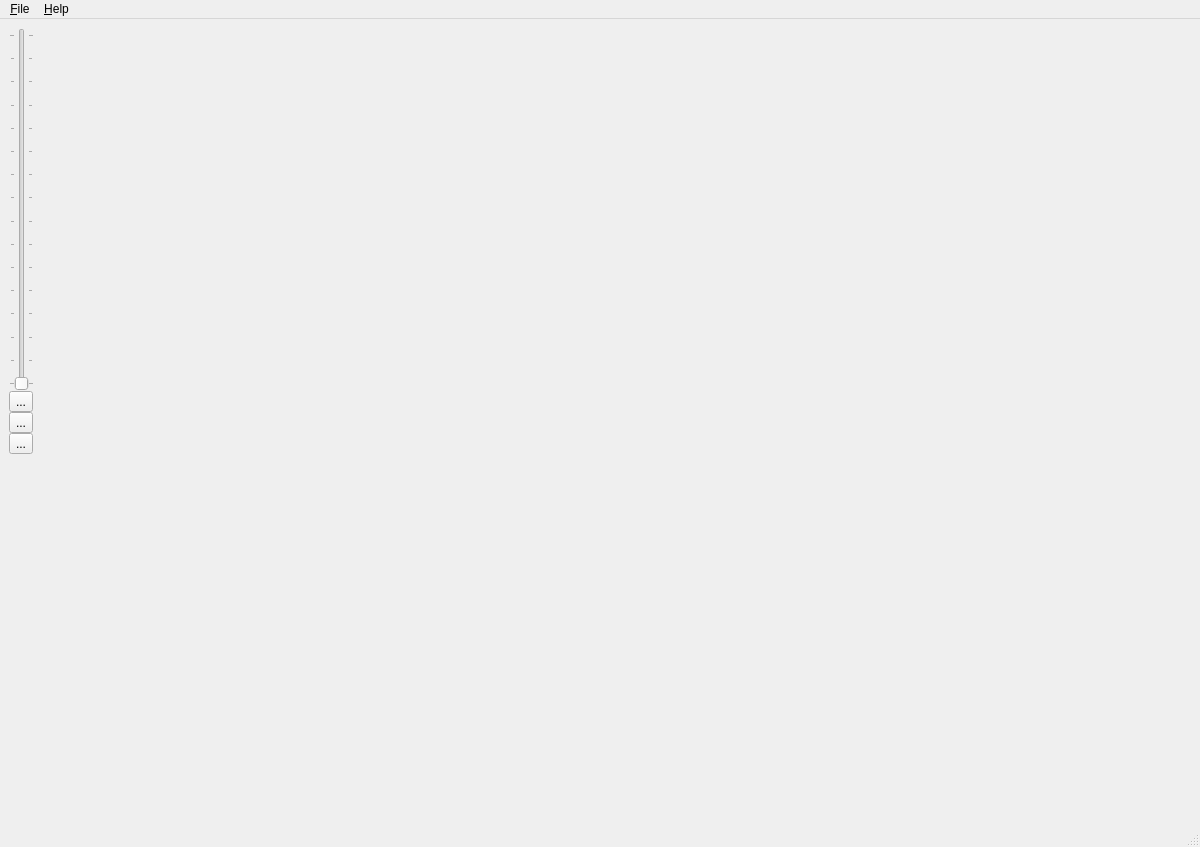
<?xml version="1.0" encoding="UTF-8"?>
<ui version="4.0">
 <class>BuildingFinder</class>
 <widget class="QMainWindow" name="BuildingFinder">
  <property name="geometry">
   <rect>
    <x>0</x>
    <y>0</y>
    <width>1200</width>
    <height>847</height>
   </rect>
  </property>
  <property name="sizePolicy">
   <sizepolicy hsizetype="Expanding" vsizetype="Expanding">
    <horstretch>0</horstretch>
    <verstretch>0</verstretch>
   </sizepolicy>
  </property>
  <property name="minimumSize">
   <size>
    <width>800</width>
    <height>600</height>
   </size>
  </property>
  <property name="maximumSize">
   <size>
    <width>1920</width>
    <height>1080</height>
   </size>
  </property>
  <property name="windowTitle">
   <string>BuildingFinder</string>
  </property>
  <widget class="QWidget" name="centralwidget">
   <property name="sizePolicy">
    <sizepolicy hsizetype="Maximum" vsizetype="Maximum">
     <horstretch>0</horstretch>
     <verstretch>0</verstretch>
    </sizepolicy>
   </property>
   <property name="minimumSize">
    <size>
     <width>800</width>
     <height>600</height>
    </size>
   </property>
   <property name="maximumSize">
    <size>
     <width>1920</width>
     <height>1080</height>
    </size>
   </property>
   <property name="sizeIncrement">
    <size>
     <width>0</width>
     <height>0</height>
    </size>
   </property>
   <layout class="QGridLayout" name="gridLayout_2">
    <item row="0" column="0">
     <layout class="QGridLayout" name="gridLayout" rowstretch="0">
      <property name="leftMargin">
       <number>0</number>
      </property>
      <property name="rightMargin">
       <number>0</number>
      </property>
      <property name="spacing">
       <number>4</number>
      </property>
      <item row="0" column="1">
       <layout class="QHBoxLayout" name="horizontalLayout">
        <property name="spacing">
         <number>6</number>
        </property>
        <item>
         <widget class="MyGLWidget" name="widget" native="true">
          <property name="sizePolicy">
           <sizepolicy hsizetype="Expanding" vsizetype="Expanding">
            <horstretch>0</horstretch>
            <verstretch>0</verstretch>
           </sizepolicy>
          </property>
         </widget>
        </item>
       </layout>
      </item>
      <item row="0" column="0">
       <layout class="QVBoxLayout" name="verticalLayout">
        <property name="spacing">
         <number>0</number>
        </property>
        <property name="sizeConstraint">
         <enum>QLayout::SetNoConstraint</enum>
        </property>
        <item>
         <widget class="QSlider" name="verticalSliderZoom">
          <property name="minimum">
           <number>3</number>
          </property>
          <property name="maximum">
           <number>18</number>
          </property>
          <property name="pageStep">
           <number>1</number>
          </property>
          <property name="orientation">
           <enum>Qt::Vertical</enum>
          </property>
          <property name="tickPosition">
           <enum>QSlider::TicksBothSides</enum>
          </property>
          <property name="tickInterval">
           <number>1</number>
          </property>
         </widget>
        </item>
        <item>
         <widget class="QToolButton" name="toolButtonConfirm">
          <property name="text">
           <string>...</string>
          </property>
          <property name="icon">
           <iconset resource="../../resources/BuildingFinder.qrc">
            <normaloff>:/:./green.png</normaloff>:/:./green.png</iconset>
          </property>
          <property name="iconSize">
           <size>
            <width>32</width>
            <height>32</height>
           </size>
          </property>
          <property name="checkable">
           <bool>false</bool>
          </property>
         </widget>
        </item>
        <item>
         <widget class="QToolButton" name="toolButtonConfirmNot">
          <property name="text">
           <string>...</string>
          </property>
          <property name="icon">
           <iconset resource="../../resources/BuildingFinder.qrc">
            <normaloff>:/:./red.png</normaloff>:/:./red.png</iconset>
          </property>
          <property name="iconSize">
           <size>
            <width>32</width>
            <height>32</height>
           </size>
          </property>
         </widget>
        </item>
        <item>
         <widget class="QToolButton" name="toolButtonUncertain">
          <property name="text">
           <string>...</string>
          </property>
          <property name="icon">
           <iconset resource="../../resources/BuildingFinder.qrc">
            <normaloff>:/:./blue.png</normaloff>:/:./blue.png</iconset>
          </property>
          <property name="iconSize">
           <size>
            <width>32</width>
            <height>32</height>
           </size>
          </property>
         </widget>
        </item>
        <item>
         <spacer name="verticalSpacer">
          <property name="orientation">
           <enum>Qt::Vertical</enum>
          </property>
          <property name="sizeHint" stdset="0">
           <size>
            <width>20</width>
            <height>40</height>
           </size>
          </property>
         </spacer>
        </item>
       </layout>
      </item>
     </layout>
    </item>
   </layout>
  </widget>
  <widget class="QMenuBar" name="menubar">
   <property name="geometry">
    <rect>
     <x>0</x>
     <y>0</y>
     <width>1200</width>
     <height>25</height>
    </rect>
   </property>
   <widget class="QMenu" name="menu_File">
    <property name="title">
     <string>&amp;File</string>
    </property>
    <addaction name="action_Save"/>
    <addaction name="action_Save_As"/>
    <addaction name="separator"/>
    <addaction name="action_Exit"/>
   </widget>
   <widget class="QMenu" name="menu_Help">
    <property name="title">
     <string>&amp;Help</string>
    </property>
    <addaction name="action_About_VillageFinder"/>
   </widget>
   <addaction name="menu_File"/>
   <addaction name="menu_Help"/>
  </widget>
  <widget class="QStatusBar" name="statusbar"/>
  <action name="action_Save">
   <property name="text">
    <string>&amp;Save</string>
   </property>
  </action>
  <action name="action_Save_As">
   <property name="text">
    <string>S&amp;ave As..</string>
   </property>
  </action>
  <action name="action_Exit">
   <property name="text">
    <string>&amp;Exit</string>
   </property>
  </action>
  <action name="action_About_VillageFinder">
   <property name="text">
    <string>&amp;About BuildingFinder</string>
   </property>
  </action>
 </widget>
 <customwidgets>
  <customwidget>
   <class>MyGLWidget</class>
   <extends>QWidget</extends>
   <header>myglwidget.h</header>
   <container>1</container>
  </customwidget>
 </customwidgets>
 <resources>
  <include location="../../resources/BuildingFinder.qrc"/>
 </resources>
 <connections/>
</ui>
